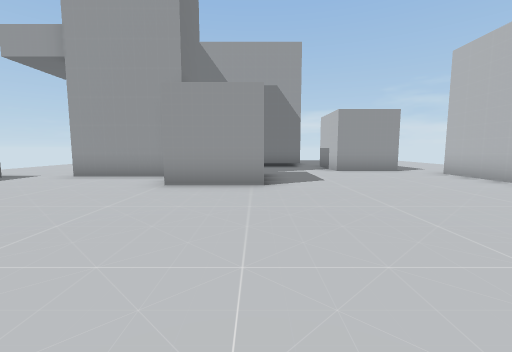
view 1 (above)

12 first-person views from a walk through a scene from a Unity 3-D project. The camera is 1.5 m above the floor, tilts 6° down and sees 90° across. The floor is counted in squares, 2 m on a side. Each view is taken from the middle of a square. On the plan, view 1 faces up. The plan holds only what a view shows up to about 9 squares ahead; the rest is blank. The place goes on beyond the plan. The player is left out. Some surface patterns are stand-ins.

view 2
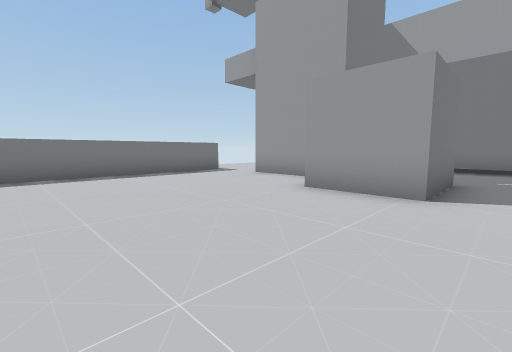

view 3
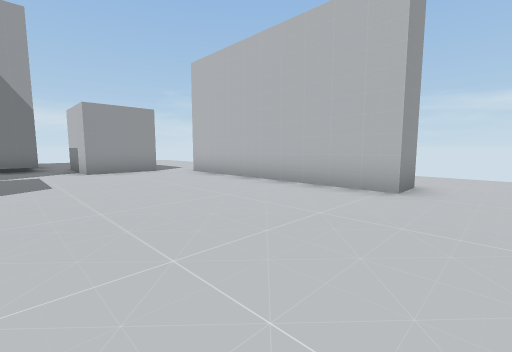

view 4
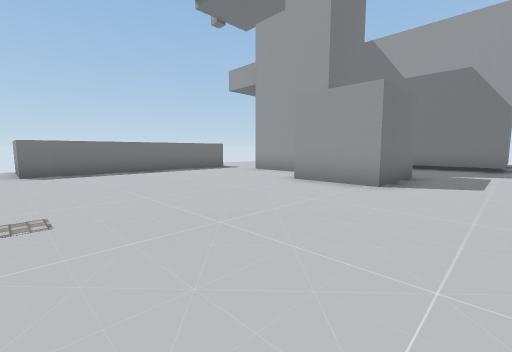

view 5
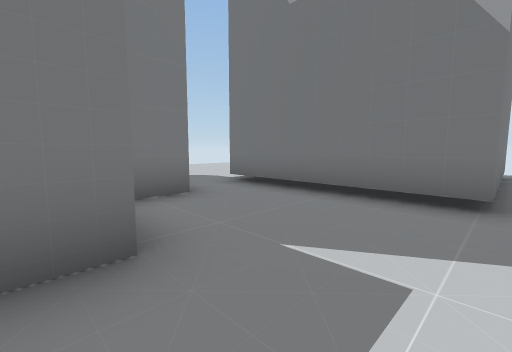

view 6
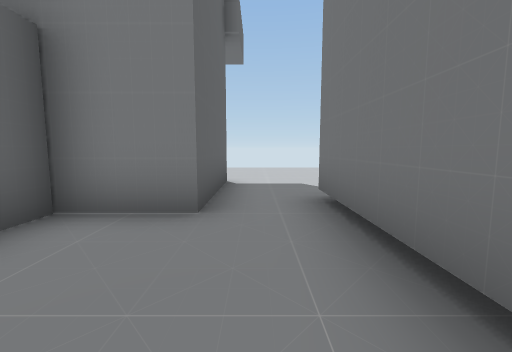

view 7
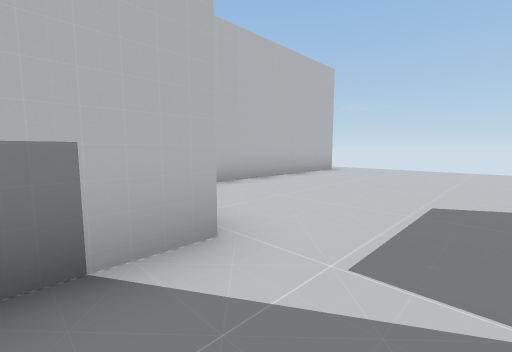

view 8
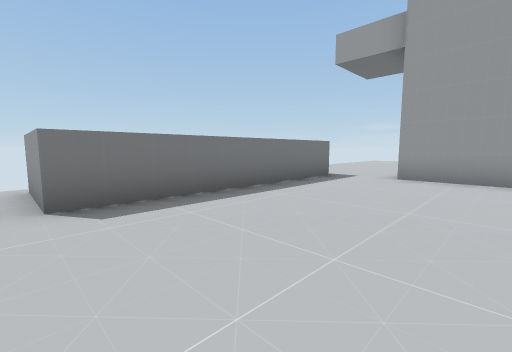

view 9
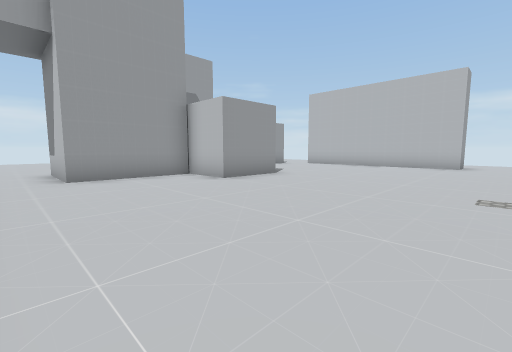

view 10
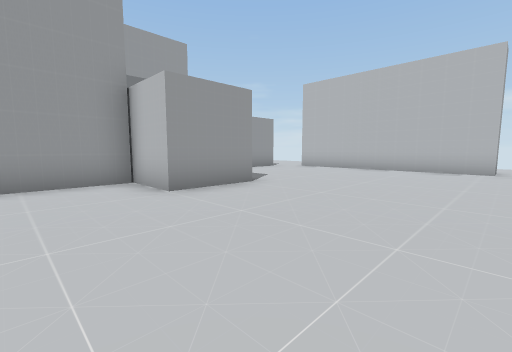

view 11
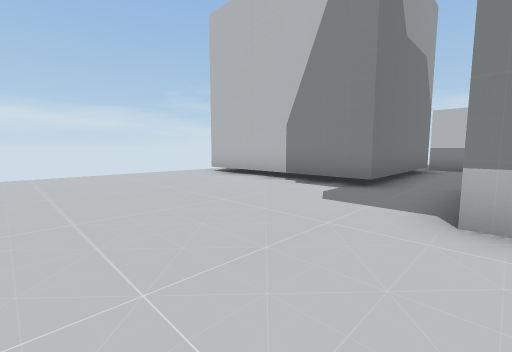

view 12
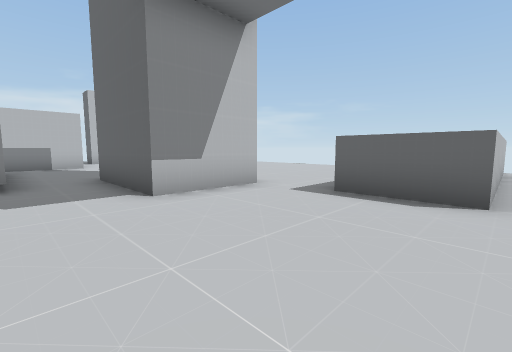

### Floor plan
Points are (right, up) in squares from view 1. A wall is a line through its corners. A room is listed if a view was taken in it or the views show most of it. See-through windows are left out.
Room 1 (views 1, 2, 3, 4, 5, 6, 7, 8, 9, 10)
walls: (0.2, 7.8) (0.2, 5.3) (-1.9, 5.3) (-1.9, 7) (-5, 7); (2.8, 8.7) (2.8, 11.1); (-2, 9.3) (-2, 7.6) (-1.2, 7.6); (5.7, 1.3) (5.7, 7.9); (1.9, 11) (-2.8, 11); (-6.8, 6.8) (-6.8, 0.3) (-8.9, 0.3)
ways out: opening at (-7.5, 0) to room 2; opening at (-6, 6) to room 2; opening at (-2, 10) to room 2; opening at (4.5, 8); opening at (6, 0.5)
Room 2 (views 11, 12)
walls: (-2.8, 11) (-2.8, 16.4); (-5, 7) (-5, 9.3) (-2, 9.3); (-8.8, 1.6) (-8.8, 6.8) (-6.8, 6.8)
ways out: opening at (-7.5, 0) to room 1; opening at (-6, 6) to room 1; opening at (-2, 10) to room 1

Where each view was taken, in squares from view 1:
view 1: 0 up, 0 right, facing up
view 2: 1 up, 1 right, facing up-left
view 3: 0 up, 1 right, facing up-right
view 4: 0 up, 2 right, facing up-left
view 5: 7 up, 2 right, facing up-left
view 6: 10 up, 1 right, facing left
view 7: 10 up, 1 right, facing down-right
view 8: 0 up, 3 left, facing up-left
view 9: 0 up, 6 left, facing up-right
view 10: 1 up, 4 left, facing up-right
view 11: 9 up, 8 left, facing up-right
view 12: 11 up, 9 left, facing down-right
